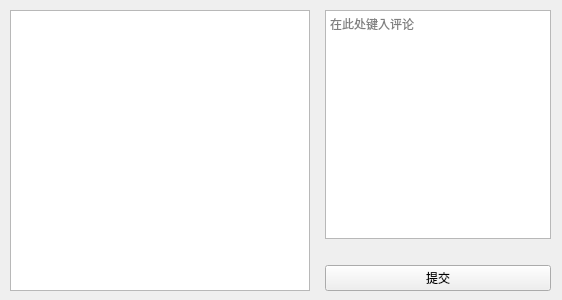
<?xml version="1.0" encoding="UTF-8"?>
<ui version="4.0">
 <class>commentwindow</class>
 <widget class="QWidget" name="commentwindow">
  <property name="geometry">
   <rect>
    <x>0</x>
    <y>0</y>
    <width>562</width>
    <height>300</height>
   </rect>
  </property>
  <property name="windowTitle">
   <string>Form</string>
  </property>
  <widget class="QWidget" name="horizontalLayoutWidget">
   <property name="geometry">
    <rect>
     <x>10</x>
     <y>10</y>
     <width>541</width>
     <height>281</height>
    </rect>
   </property>
   <layout class="QHBoxLayout" name="horizontalLayout">
    <item>
     <widget class="QListWidget" name="orderList">
      <property name="minimumSize">
       <size>
        <width>300</width>
        <height>0</height>
       </size>
      </property>
     </widget>
    </item>
    <item>
     <spacer name="horizontalSpacer">
      <property name="orientation">
       <enum>Qt::Orientation::Horizontal</enum>
      </property>
      <property name="sizeHint" stdset="0">
       <size>
        <width>40</width>
        <height>20</height>
       </size>
      </property>
     </spacer>
    </item>
    <item>
     <layout class="QVBoxLayout" name="verticalLayout">
      <item>
       <widget class="QTextEdit" name="commentEdit">
        <property name="minimumSize">
         <size>
          <width>225</width>
          <height>0</height>
         </size>
        </property>
        <property name="placeholderText">
         <string>在此处键入评论</string>
        </property>
       </widget>
      </item>
      <item>
       <widget class="QLabel" name="statusLabel">
        <property name="text">
         <string/>
        </property>
       </widget>
      </item>
      <item>
       <widget class="QPushButton" name="submitButton">
        <property name="text">
         <string>提交</string>
        </property>
       </widget>
      </item>
     </layout>
    </item>
   </layout>
  </widget>
 </widget>
 <resources/>
 <connections/>
</ui>
